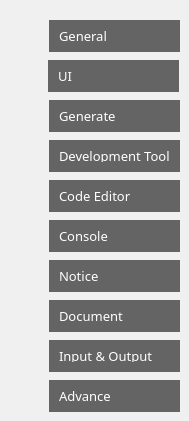
    <widget class="QWidget" name="widget" native="true">
     <property name="sizePolicy">
      <sizepolicy hsizetype="Minimum" vsizetype="Preferred">
       <horstretch>0</horstretch>
       <verstretch>0</verstretch>
      </sizepolicy>
     </property>
     <property name="minimumSize">
      <size>
       <width>180</width>
       <height>0</height>
      </size>
     </property>
     <property name="sizeIncrement">
      <size>
       <width>200</width>
       <height>0</height>
      </size>
     </property>
     <property name="font">
      <font>
       <family>方正黑体简体</family>
       <pointsize>10</pointsize>
      </font>
     </property>
     <property name="styleSheet">
      <string notr="true">background-color: rgb(240, 240, 240);</string>
     </property>
     <widget class="QPushButton" name="pushButton_General">
      <property name="geometry">
       <rect>
        <x>49</x>
        <y>20</y>
        <width>131</width>
        <height>32</height>
       </rect>
      </property>
      <property name="sizePolicy">
       <sizepolicy hsizetype="Fixed" vsizetype="Fixed">
        <horstretch>0</horstretch>
        <verstretch>0</verstretch>
       </sizepolicy>
      </property>
      <property name="sizeIncrement">
       <size>
        <width>150</width>
        <height>40</height>
       </size>
      </property>
      <property name="font">
       <font>
        <family>方正黑体简体</family>
        <pointsize>10</pointsize>
       </font>
      </property>
      <property name="styleSheet">
       <string notr="true">QPushButton{
background-color: rgb(100, 100, 100);
color: rgb(255, 255, 255);
border-radius : 0px;
text-align : left;
padding : 10px;
}

QPushButton:hover{
background-color: rgb(120, 120, 120);
}</string>
      </property>
      <property name="text">
       <string>General</string>
      </property>
      <property name="checkable">
       <bool>true</bool>
      </property>
      <property name="checked">
       <bool>false</bool>
      </property>
      <property name="autoDefault">
       <bool>false</bool>
      </property>
      <property name="flat">
       <bool>true</bool>
      </property>
     </widget>
     <widget class="QPushButton" name="pushButton_UI">
      <property name="geometry">
       <rect>
        <x>48</x>
        <y>60</y>
        <width>131</width>
        <height>32</height>
       </rect>
      </property>
      <property name="sizePolicy">
       <sizepolicy hsizetype="Fixed" vsizetype="Fixed">
        <horstretch>0</horstretch>
        <verstretch>0</verstretch>
       </sizepolicy>
      </property>
      <property name="sizeIncrement">
       <size>
        <width>150</width>
        <height>40</height>
       </size>
      </property>
      <property name="font">
       <font>
        <family>方正黑体简体</family>
        <pointsize>10</pointsize>
       </font>
      </property>
      <property name="styleSheet">
       <string notr="true">QPushButton{
background-color: rgb(100, 100, 100);
color: rgb(255, 255, 255);
border-radius : 0px;
text-align : left;
padding : 10px;
}

QPushButton:hover{
background-color: rgb(120, 120, 120);
}</string>
      </property>
      <property name="text">
       <string>UI</string>
      </property>
      <property name="checkable">
       <bool>true</bool>
      </property>
      <property name="checked">
       <bool>false</bool>
      </property>
      <property name="autoDefault">
       <bool>false</bool>
      </property>
      <property name="flat">
       <bool>true</bool>
      </property>
     </widget>
     <widget class="QPushButton" name="pushButton_Generate">
      <property name="geometry">
       <rect>
        <x>49</x>
        <y>100</y>
        <width>131</width>
        <height>32</height>
       </rect>
      </property>
      <property name="sizePolicy">
       <sizepolicy hsizetype="Fixed" vsizetype="Fixed">
        <horstretch>0</horstretch>
        <verstretch>0</verstretch>
       </sizepolicy>
      </property>
      <property name="sizeIncrement">
       <size>
        <width>150</width>
        <height>40</height>
       </size>
      </property>
      <property name="font">
       <font>
        <family>方正黑体简体</family>
        <pointsize>10</pointsize>
       </font>
      </property>
      <property name="styleSheet">
       <string notr="true">QPushButton{
background-color: rgb(100, 100, 100);
color: rgb(255, 255, 255);
border-radius : 0px;
text-align : left;
padding : 10px;
}

QPushButton:hover{
background-color: rgb(120, 120, 120);
}</string>
      </property>
      <property name="text">
       <string>Generate</string>
      </property>
      <property name="checkable">
       <bool>true</bool>
      </property>
      <property name="checked">
       <bool>false</bool>
      </property>
      <property name="autoDefault">
       <bool>false</bool>
      </property>
      <property name="flat">
       <bool>true</bool>
      </property>
     </widget>
     <widget class="QPushButton" name="pushButton_DevelopmentKit">
      <property name="geometry">
       <rect>
        <x>49</x>
        <y>140</y>
        <width>131</width>
        <height>32</height>
       </rect>
      </property>
      <property name="sizePolicy">
       <sizepolicy hsizetype="Fixed" vsizetype="Fixed">
        <horstretch>0</horstretch>
        <verstretch>0</verstretch>
       </sizepolicy>
      </property>
      <property name="sizeIncrement">
       <size>
        <width>150</width>
        <height>40</height>
       </size>
      </property>
      <property name="font">
       <font>
        <family>方正黑体简体</family>
        <pointsize>10</pointsize>
       </font>
      </property>
      <property name="styleSheet">
       <string notr="true">QPushButton{
background-color: rgb(100, 100, 100);
color: rgb(255, 255, 255);
border-radius : 0px;
text-align : left;
padding : 10px;
}

QPushButton:hover{
background-color: rgb(120, 120, 120);
}</string>
      </property>
      <property name="text">
       <string>Development Tools</string>
      </property>
      <property name="checkable">
       <bool>true</bool>
      </property>
      <property name="checked">
       <bool>false</bool>
      </property>
      <property name="autoDefault">
       <bool>false</bool>
      </property>
      <property name="flat">
       <bool>true</bool>
      </property>
     </widget>
     <widget class="QPushButton" name="pushButton_CodeEditor">
      <property name="geometry">
       <rect>
        <x>49</x>
        <y>180</y>
        <width>131</width>
        <height>32</height>
       </rect>
      </property>
      <property name="sizePolicy">
       <sizepolicy hsizetype="Fixed" vsizetype="Fixed">
        <horstretch>0</horstretch>
        <verstretch>0</verstretch>
       </sizepolicy>
      </property>
      <property name="sizeIncrement">
       <size>
        <width>150</width>
        <height>40</height>
       </size>
      </property>
      <property name="font">
       <font>
        <family>方正黑体简体</family>
        <pointsize>10</pointsize>
       </font>
      </property>
      <property name="styleSheet">
       <string notr="true">QPushButton{
background-color: rgb(100, 100, 100);
color: rgb(255, 255, 255);
border-radius : 0px;
text-align : left;
padding : 10px;
}

QPushButton:hover{
background-color: rgb(120, 120, 120);
}</string>
      </property>
      <property name="text">
       <string>Code Editor</string>
      </property>
      <property name="checkable">
       <bool>true</bool>
      </property>
      <property name="checked">
       <bool>false</bool>
      </property>
      <property name="autoDefault">
       <bool>false</bool>
      </property>
      <property name="flat">
       <bool>true</bool>
      </property>
     </widget>
     <widget class="QPushButton" name="pushButton_Console">
      <property name="geometry">
       <rect>
        <x>49</x>
        <y>220</y>
        <width>131</width>
        <height>32</height>
       </rect>
      </property>
      <property name="sizePolicy">
       <sizepolicy hsizetype="Fixed" vsizetype="Fixed">
        <horstretch>0</horstretch>
        <verstretch>0</verstretch>
       </sizepolicy>
      </property>
      <property name="sizeIncrement">
       <size>
        <width>150</width>
        <height>40</height>
       </size>
      </property>
      <property name="font">
       <font>
        <family>方正黑体简体</family>
        <pointsize>10</pointsize>
       </font>
      </property>
      <property name="styleSheet">
       <string notr="true">QPushButton{
background-color: rgb(100, 100, 100);
color: rgb(255, 255, 255);
border-radius : 0px;
text-align : left;
padding : 10px;
}

QPushButton:hover{
background-color: rgb(120, 120, 120);
}</string>
      </property>
      <property name="text">
       <string>Console</string>
      </property>
      <property name="checkable">
       <bool>true</bool>
      </property>
      <property name="checked">
       <bool>false</bool>
      </property>
      <property name="autoDefault">
       <bool>false</bool>
      </property>
      <property name="flat">
       <bool>true</bool>
      </property>
     </widget>
     <widget class="QPushButton" name="pushButton_Notices">
      <property name="geometry">
       <rect>
        <x>49</x>
        <y>260</y>
        <width>131</width>
        <height>32</height>
       </rect>
      </property>
      <property name="sizePolicy">
       <sizepolicy hsizetype="Fixed" vsizetype="Fixed">
        <horstretch>0</horstretch>
        <verstretch>0</verstretch>
       </sizepolicy>
      </property>
      <property name="sizeIncrement">
       <size>
        <width>150</width>
        <height>40</height>
       </size>
      </property>
      <property name="font">
       <font>
        <family>方正黑体简体</family>
        <pointsize>10</pointsize>
       </font>
      </property>
      <property name="styleSheet">
       <string notr="true">QPushButton{
background-color: rgb(100, 100, 100);
color: rgb(255, 255, 255);
border-radius : 0px;
text-align : left;
padding : 10px;
}

QPushButton:hover{
background-color: rgb(120, 120, 120);
}</string>
      </property>
      <property name="text">
       <string>Notice</string>
      </property>
      <property name="checkable">
       <bool>true</bool>
      </property>
      <property name="checked">
       <bool>false</bool>
      </property>
      <property name="autoDefault">
       <bool>false</bool>
      </property>
      <property name="flat">
       <bool>true</bool>
      </property>
     </widget>
     <widget class="QPushButton" name="pushButton_Document">
      <property name="geometry">
       <rect>
        <x>49</x>
        <y>300</y>
        <width>131</width>
        <height>32</height>
       </rect>
      </property>
      <property name="sizePolicy">
       <sizepolicy hsizetype="Fixed" vsizetype="Fixed">
        <horstretch>0</horstretch>
        <verstretch>0</verstretch>
       </sizepolicy>
      </property>
      <property name="sizeIncrement">
       <size>
        <width>150</width>
        <height>40</height>
       </size>
      </property>
      <property name="font">
       <font>
        <family>方正黑体简体</family>
        <pointsize>10</pointsize>
       </font>
      </property>
      <property name="styleSheet">
       <string notr="true">QPushButton{
background-color: rgb(100, 100, 100);
color: rgb(255, 255, 255);
border-radius : 0px;
text-align : left;
padding : 10px;
}

QPushButton:hover{
background-color: rgb(120, 120, 120);
}</string>
      </property>
      <property name="text">
       <string>Document</string>
      </property>
      <property name="checkable">
       <bool>true</bool>
      </property>
      <property name="checked">
       <bool>false</bool>
      </property>
      <property name="autoDefault">
       <bool>false</bool>
      </property>
      <property name="flat">
       <bool>true</bool>
      </property>
     </widget>
     <widget class="QPushButton" name="pushButton_IODevices">
      <property name="geometry">
       <rect>
        <x>49</x>
        <y>340</y>
        <width>131</width>
        <height>32</height>
       </rect>
      </property>
      <property name="sizePolicy">
       <sizepolicy hsizetype="Fixed" vsizetype="Fixed">
        <horstretch>0</horstretch>
        <verstretch>0</verstretch>
       </sizepolicy>
      </property>
      <property name="sizeIncrement">
       <size>
        <width>150</width>
        <height>40</height>
       </size>
      </property>
      <property name="font">
       <font>
        <family>方正黑体简体</family>
        <pointsize>10</pointsize>
       </font>
      </property>
      <property name="styleSheet">
       <string notr="true">QPushButton{
background-color: rgb(100, 100, 100);
color: rgb(255, 255, 255);
border-radius : 0px;
text-align : left;
padding : 10px;
}

QPushButton:hover{
background-color: rgb(120, 120, 120);
}</string>
      </property>
      <property name="text">
       <string>Input &amp;&amp; Output</string>
      </property>
      <property name="checkable">
       <bool>true</bool>
      </property>
      <property name="checked">
       <bool>false</bool>
      </property>
      <property name="autoDefault">
       <bool>false</bool>
      </property>
      <property name="flat">
       <bool>true</bool>
      </property>
     </widget>
     <widget class="QPushButton" name="pushButton_Advanced">
      <property name="geometry">
       <rect>
        <x>49</x>
        <y>380</y>
        <width>131</width>
        <height>32</height>
       </rect>
      </property>
      <property name="sizePolicy">
       <sizepolicy hsizetype="Fixed" vsizetype="Fixed">
        <horstretch>0</horstretch>
        <verstretch>0</verstretch>
       </sizepolicy>
      </property>
      <property name="sizeIncrement">
       <size>
        <width>150</width>
        <height>40</height>
       </size>
      </property>
      <property name="font">
       <font>
        <family>方正黑体简体</family>
        <pointsize>10</pointsize>
       </font>
      </property>
      <property name="styleSheet">
       <string notr="true">QPushButton{
background-color: rgb(100, 100, 100);
color: rgb(255, 255, 255);
border-radius : 0px;
text-align : left;
padding : 10px;
}

QPushButton:hover{
background-color: rgb(120, 120, 120);
}</string>
      </property>
      <property name="text">
       <string>Advance</string>
      </property>
      <property name="checkable">
       <bool>true</bool>
      </property>
      <property name="checked">
       <bool>false</bool>
      </property>
      <property name="autoDefault">
       <bool>false</bool>
      </property>
      <property name="flat">
       <bool>true</bool>
      </property>
     </widget>
    </widget>
